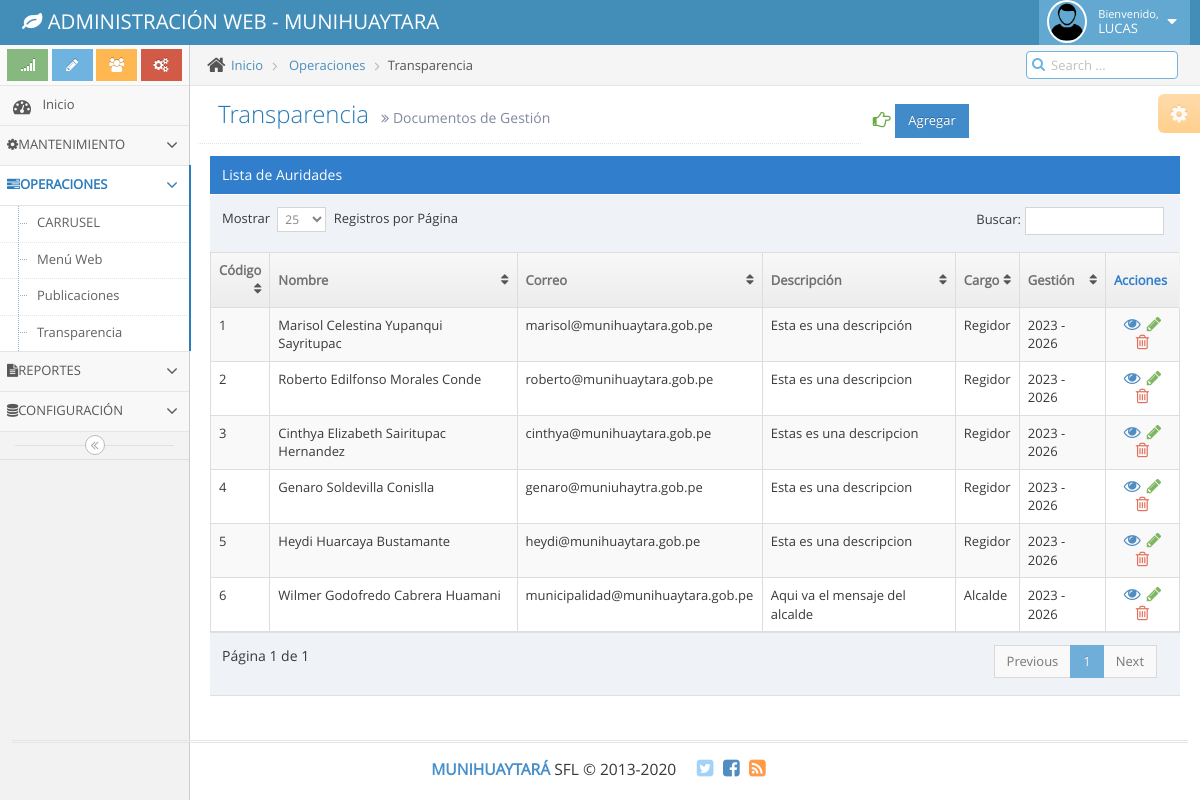
The app's page /adminweb/vistas/v_autoridades.php (signed in) with its own data.
### tables this page shows
CREATE TABLE `menu` (
  `idmenu` int(11) NOT NULL,
  `nombre_menu` varchar(45) DEFAULT NULL,
  `direccion` varchar(100) DEFAULT NULL,
  `clase_llamar` varchar(45) DEFAULT NULL,
  `dependencia` int(11) DEFAULT NULL,
  `font_icon` varchar(45) DEFAULT NULL
);

CREATE TABLE `autoridad` (
  `id` int(10) NOT NULL,
  `cargo` varchar(50) NOT NULL,
  `nombre` varchar(100) NOT NULL,
  `correo` varchar(50) NOT NULL,
  `descripcion` varchar(600) NOT NULL,
  `foto` varchar(150) NOT NULL,
  `gestion` int(10) NOT NULL
);

CREATE TABLE `cargo` (
  `id` int(10) NOT NULL,
  `nombre` varchar(50) NOT NULL,
  `descripcion` varchar(200) NOT NULL
);

### adminweb/clases/autoridades.php (the view, shortened to what this page needs)
<?php
class autoridad{
public function lista_tablas(){
 try {
$conexion=new Conexion();
$conectado=$conexion->conectar();
$sql="SELECT a.id, a.cargo idcargo, a.nombre, a.correo, a.descripcion, c.nombre cargo, concat(g.inicio, ' - ',g.fin) gestion, a.foto from autoridad a
INNER JOIN cargo c on a.cargo = c.id INNER join gestion g on a.gestion = g.id";
$result=$conectado->prepare($sql);
$result->execute([]);
foreach ($result as $filas) {
echo '<tr>';
echo '<td >'.$filas[0].'</td>';
echo '<td >'.$filas[2].'</td>';
echo '<td >'.$filas[3].'</td>';
echo '<td >'.$filas[4].'</td>';
echo '<td >'.$filas[5].'</td>';
echo '<td >'.$filas[6].'</td>';
echo '<td class="center">';
echo '<div class="action-buttons">';
echo '<a class="info tooltip-info" data-rel="tooltip" title="Verificar Adjunto" href="'.$filas[7].'" role="button" data-toggle="modal">';
echo '<i class="ace-icon fa fa-eye bigger-130"></i>';
echo '</a>';
echo '<a class="green tooltip-success editar" data-rel="tooltip" title="Editar" href="#modal-form" role="button" data-toggle="modal">';
echo '<i class="ace-icon fa fa-pencil bigger-130"></i>';
echo '</a>';
echo '<a class="red eliminar tooltip-error" data-rel="tooltip" title="Eliminar" href="#">';
echo '<i class="ace-icon fa fa-trash-o bigger-130"></i>';
echo '</a>';
echo '</div>';
echo '</td>';
echo '</tr>';
}
} catch (Exception $exc) {
echo $exc->getTraceAsString();
}
}
}

### adminweb/clases/read_main.php (shortened to what this page needs)
<?php
class Read_main{
    public function list_menu($usuario,$modulo,$complemento_direccion){
        try {
            $conexion=new Conexion();
            $conectar=$conexion->conectar();
            $sql="select menu.nombre_menu,menu.clase_llamar,menu.direccion,menu.dependencia,menu.font_icon,menu.idmenu
                    from accesos_usuario
                    inner join usuario on accesos_usuario.idusuario=usuario.id_ususario
                    inner join menu on accesos_usuario.idmenu=menu.idmenu
                    where usuario.id_ususario=? and accesos_usuario.access=true and menu.dependencia is null ";
            $result=$conectar->prepare($sql);
            $result->execute(array($usuario));
            foreach ($result as $list_main) {
                echo '<li class="'.$list_main[1].'" id="mm'.$list_main[5].'">';
                echo '<a href="#" class="dropdown-toggle">';
		echo	'<i class="'.$list_main[4].'"></i>';
		echo	'<span class="menu-text">';
                    echo    $list_main[0];
		echo	'</span>';
		echo	'<b class="arrow fa fa-angle-down"></b>';
                echo    '<b class="arrow"></b>';
                echo  '</a>';
                $subsql="select menu.nombre_menu,menu.clase_llamar,menu.direccion,menu.dependencia,menu.font_icon,menu.idmenu
                    from accesos_usuario
                   inner join usuario on accesos_usuario.idusuario=usuario.id_ususario
                    inner join menu on accesos_usuario.idmenu=menu.idmenu
                    where usuario.id_ususario=? and accesos_usuario.access=true and menu.dependencia=?
                    order by menu.nombre_menu asc ";
                $subresult=$conectar->prepare($subsql);
                $subresult->execute([$usuario,$list_main[5]]);
                if ($subresult->rowCount()>0) {
                   echo '<ul class="submenu">';
                    foreach ($subresult as $list_submain) {
                        echo '<li class="" id="mm'.$list_submain[5].'">';
                            echo '<a href="'.$complemento_direccion.$list_submain[2].'" >';
				echo $list_submain[0];
                            echo '<b class="arrow"></b>';
                            echo '</a>';
                        echo '</li>';
                    }
                   echo '</ul>';
                }
                echo '</li>';
            }
        } catch (Exception $exc) {
            header('location: read_main.php');
            echo $exc->getTraceAsString();
        }
    }
}

### records on screen
menu: nombre_menu "MANTENIMIENTO"
menu: nombre_menu "OPERACIONES"
menu: nombre_menu "CARRUSEL"
menu: nombre_menu "Menú Web"
menu: nombre_menu "Publicaciones"
menu: nombre_menu "Transparencia"
menu: nombre_menu "REPORTES"
menu: nombre_menu "CONFIGURACIÓN"
autoridad: id "1", nombre "Marisol Celestina Yupanqui Sayritupac", correo "marisol@munihuaytara.gob.pe", descripcion "Esta es una descripción", cargo.nombre "Regidor", filas "2023 - 2026"
autoridad: id "2", nombre "Roberto Edilfonso Morales Conde", correo "roberto@munihuaytara.gob.pe", descripcion "Esta es una descripcion", cargo.nombre "Regidor", filas "2023 - 2026"
autoridad: id "3", nombre "Cinthya Elizabeth Sairitupac Hernandez", correo "cinthya@munihuaytara.gob.pe", descripcion "Estas es una descripcion", cargo.nombre "Regidor", filas "2023 - 2026"
autoridad: id "4", nombre "Genaro Soldevilla Conislla", correo "genaro@muniuhaytra.gob.pe", descripcion "Esta es una descripcion", cargo.nombre "Regidor", filas "2023 - 2026"
autoridad: id "5", nombre "Heydi Huarcaya Bustamante", correo "heydi@munihuaytara.gob.pe", descripcion "Esta es una descripcion", cargo.nombre "Regidor", filas "2023 - 2026"
autoridad: id "6", nombre "Wilmer Godofredo Cabrera Huamani", correo "municipalidad@munihuaytara.gob.pe", descripcion "Aqui va el mensaje del alcalde", cargo.nombre "Alcalde", filas "2023 - 2026"

### other values on screen
$_SESSION['mwusuario'] "LUCAS"
